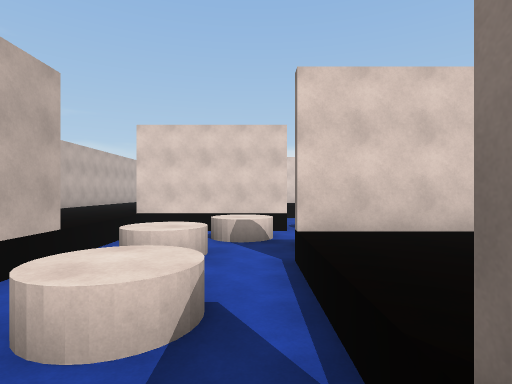
View 1 (above)

24 first-person views from a walk through a 3-D level made in the Unity game engine. The camera is 1.2 m above the floor, looks level and sees 80° across. Doors are open. The floor is counted in squares, 2 m on a side. Each view is taken from the middle of a square. On the plan, view 1 faces up. The plan holds only what a view shows up to about 9 squares ahead; the rest is blank. The place goes on beyond the plan. Some animated figures are not drawn.

View 2
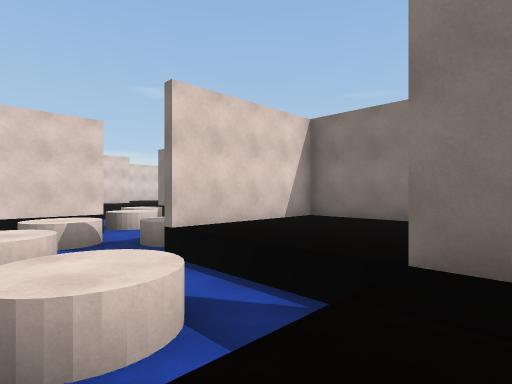

View 3
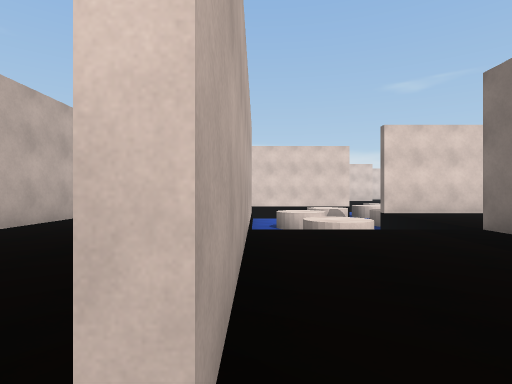

View 4
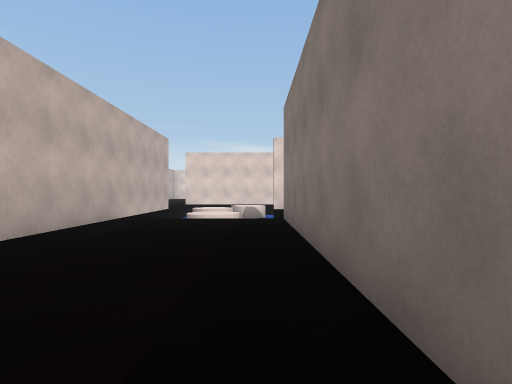

View 5
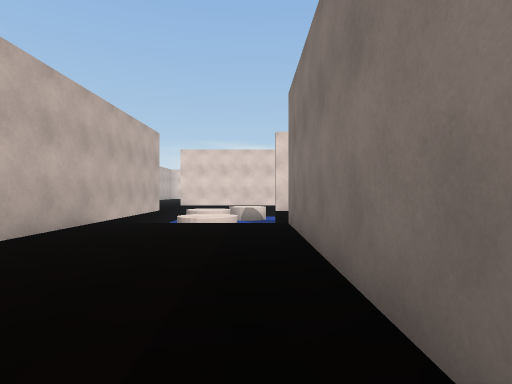

View 6
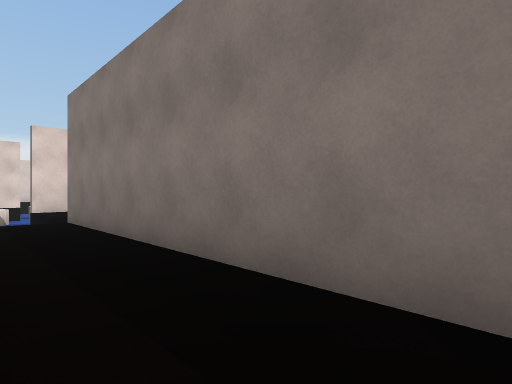

View 7
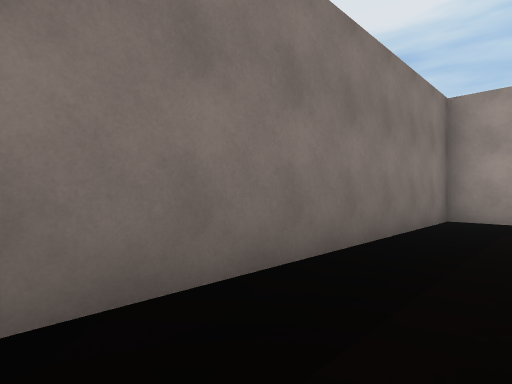

View 8
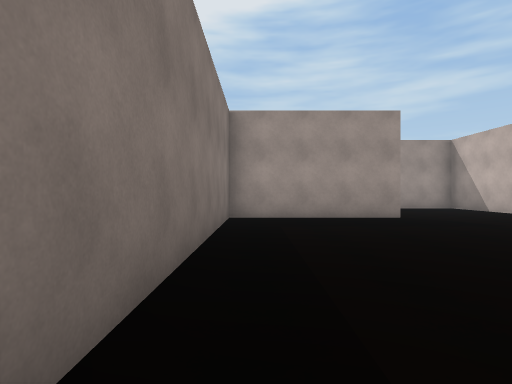

View 9
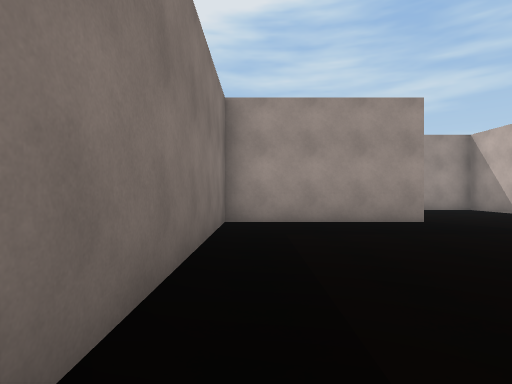

View 10
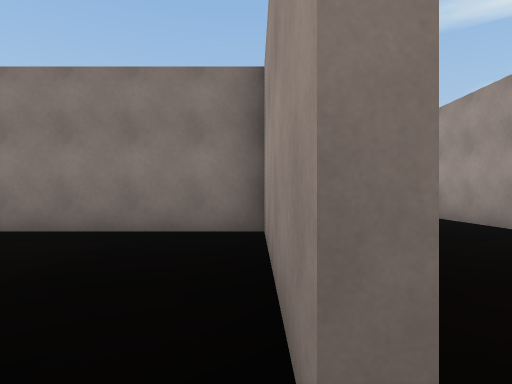

View 11
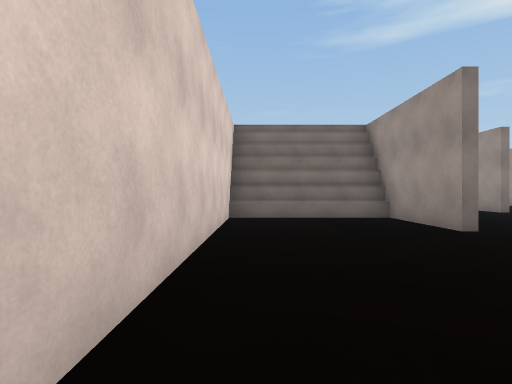

View 12
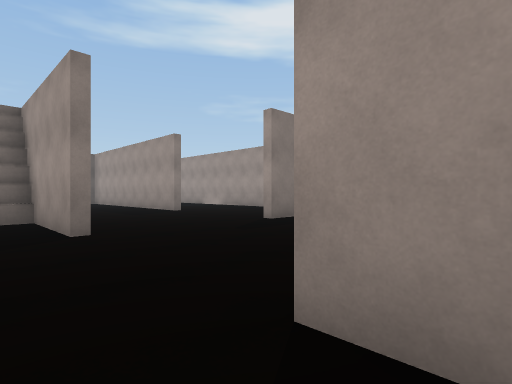

View 13
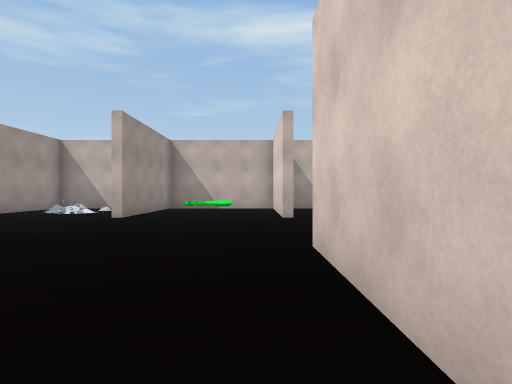

View 14
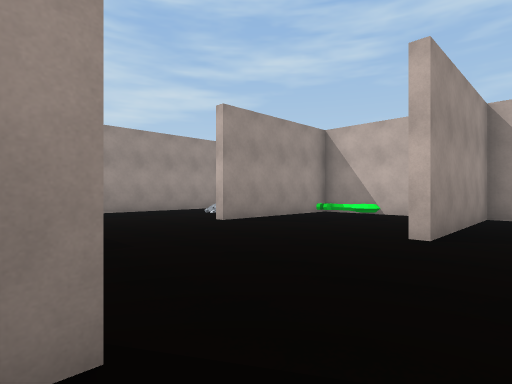

View 15
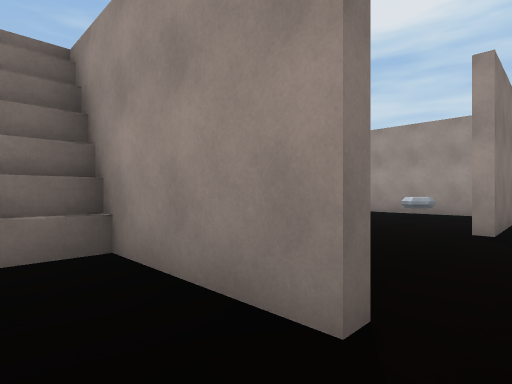

View 16
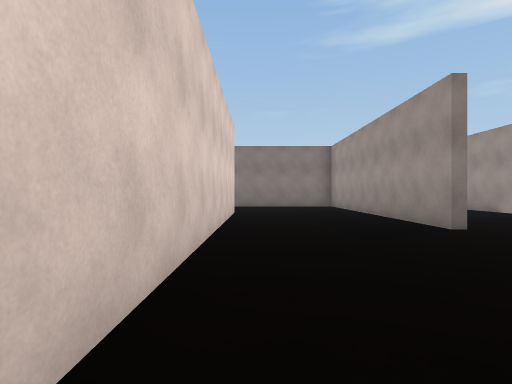

View 17
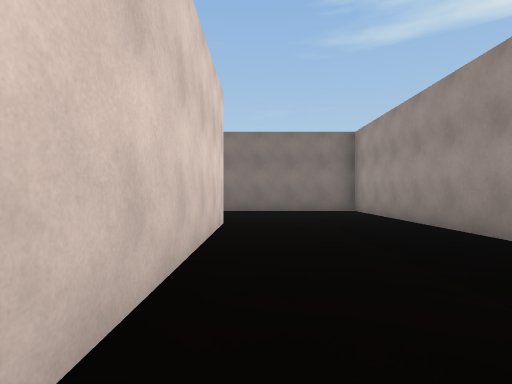

View 18
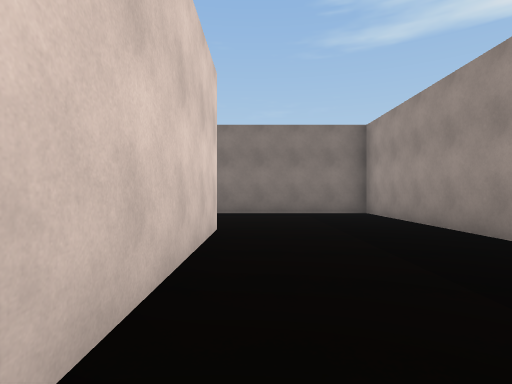

View 19
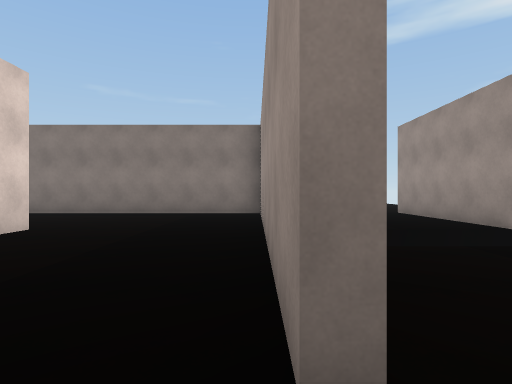

View 20
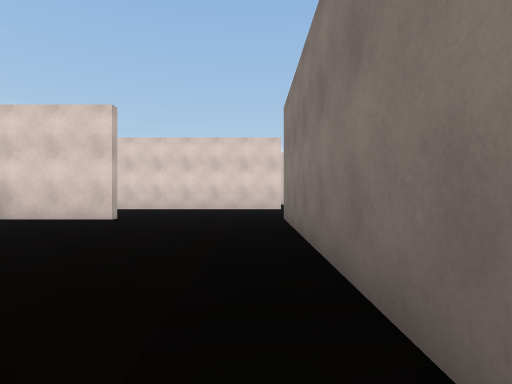

View 21
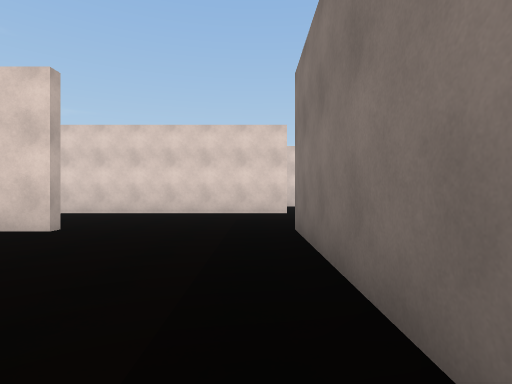

View 22
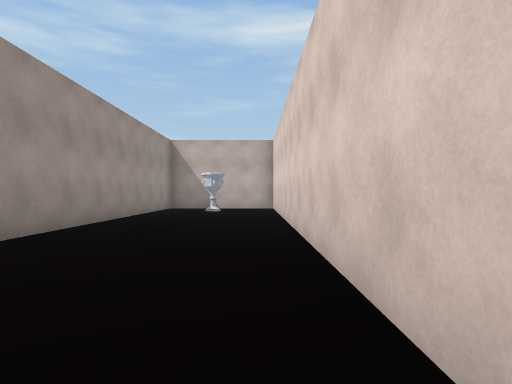

View 23
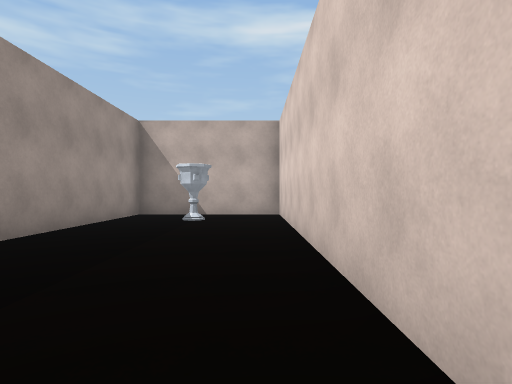

View 24
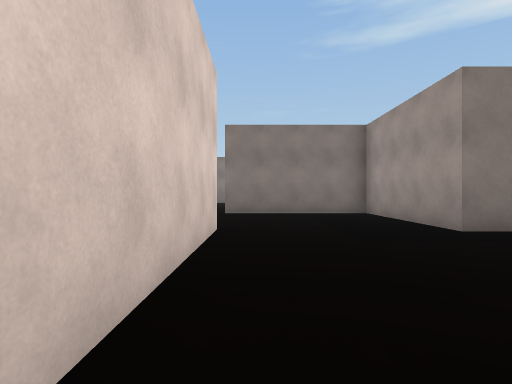

### Floor plan
Key: @ floor where view 1 was taken; # wall or solid block; . floor; D open door; ^ raised ledge; v drop or lower ground; K key; O other object.
Columns run from 5 left of view 1 to 17 right of it. Each row starts with its distance up from view 1.
  9  .#####v
  8  .v vvvv
  7  .v vvv
  6  .vvvvv
  5   #vvv#####
  4   # vv....#
  3   #v.v....#
  2   #vvv....#
  1   #vvv..
  0   #..@#
 -1   #...#
 -2   #...#
 -3   #  .############....#
 -4  .....#...............#
 -5  .....#O..............#
 -6 ......#...............#
 -7 ..#######..###....#####
 -8 ..   ...^###......#
 -9 ..   ...^#   .....#
-10 ... ....^#   .....#
-11 ##....########....#
-12 ..................#
-13 K.................#
-14 ..................#
-15 ##........#########
-16 ......#.....
-17  .... #..
-18 O...   O.     ....
-19 ####   ###    ####D

Where each view was taken, in squares from view 1:
view 1: 0 up, 0 right, facing up
view 2: 0 up, 2 left, facing up-right
view 3: 4 down, 3 left, facing up
view 4: 6 down, 0 right, facing up
view 5: 5 down, 0 right, facing up
view 6: 6 down, 1 left, facing up-right
view 7: 0 up, 1 left, facing down-right
view 8: 0 up, 0 right, facing down
view 9: 1 down, 0 right, facing down
view 10: 7 down, 4 left, facing right
view 11: 8 down, 4 left, facing right
view 12: 10 down, 4 left, facing down-right
view 13: 12 down, 4 right, facing left
view 14: 10 down, 1 right, facing down-left
view 15: 10 down, 0 right, facing down-right
view 16: 12 down, 0 right, facing right
view 17: 12 down, 3 right, facing right
view 18: 12 down, 4 right, facing right
view 19: 15 down, 4 right, facing right
view 20: 14 down, 12 right, facing up
view 21: 12 down, 12 right, facing up
view 22: 4 down, 12 right, facing left
view 23: 4 down, 9 right, facing left
view 24: 4 down, 8 right, facing right
